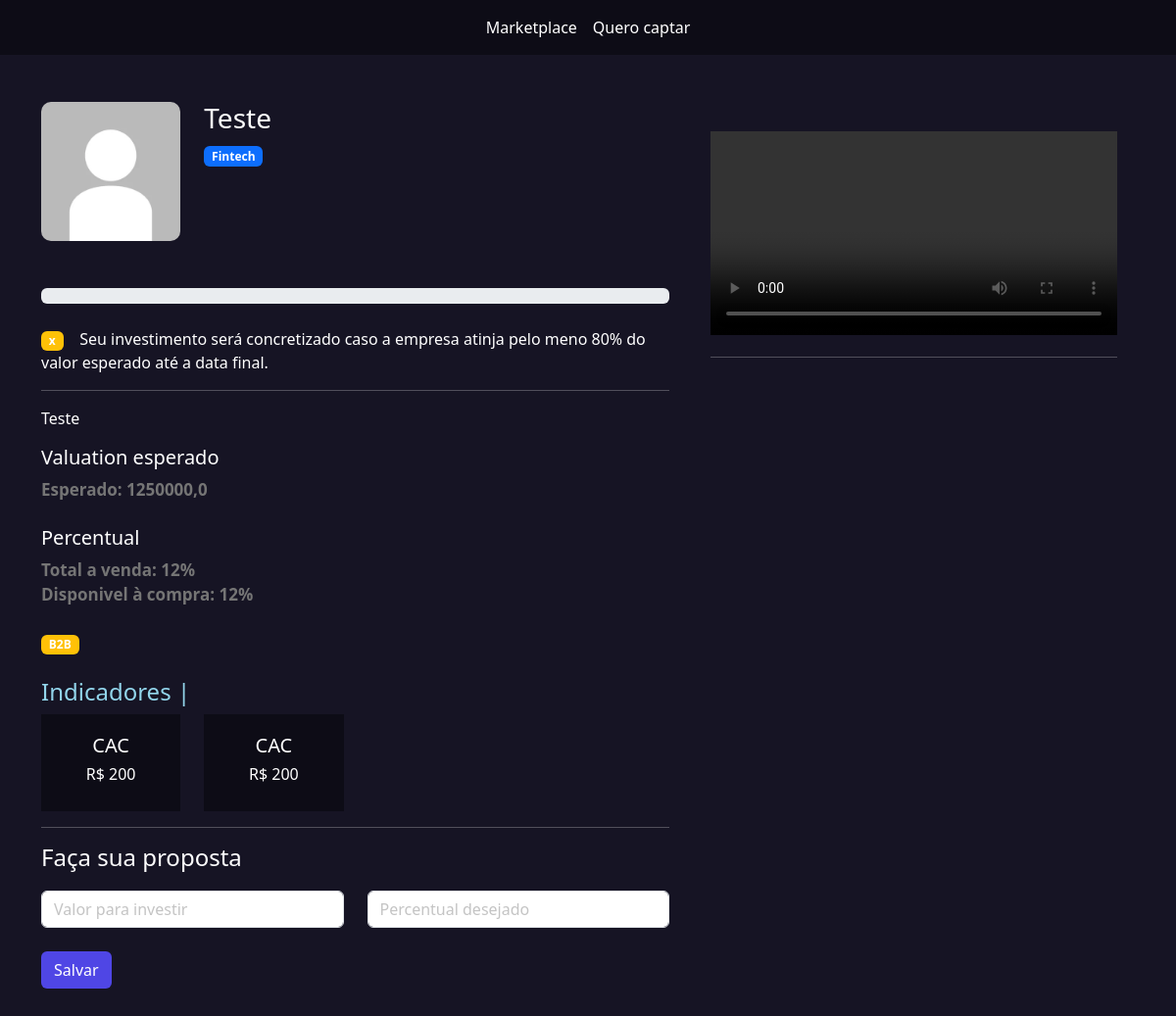
The app's page /investidores/ver_empresa/1/ with its own data.
### empresarios/models.py (models this page shows, shortened)
class Empresas(models.Model):
    tempo_existencia_choices = (
        ('-6', 'Menos de 6 meses'),
        ('+6', 'Mais de 6 meses'),
        ('+1', 'Mais de 1 ano'),
        ('+5', 'Mais de 5 anos')
    )
    estagio_choices = (
        ('I', 'Tenho apenas uma idea'),
        ('MVP', 'Possuo um MVP'),
        ('MVPP', 'Possuo um MVP com clientes pagantes'),
        ('E', 'Empresa pronta para escalar'),
    )
    area_choices = (
        ('ED', 'Ed-tech'),
        ('FT', 'Fintech'),
        ('AT', 'Agrotech'),
    )
    user = models.ForeignKey(User, on_delete=models.DO_NOTHING)
    nome = models.CharField(max_length=50)
    cnpj = models.CharField(max_length=30)
    site = models.URLField()
    tempo_existencia = models.CharField(max_length=2, choices=tempo_existencia_choices, default='-6')
    descricao = models.TextField()
    data_final_captacao = models.DateField()
    percentual_equity = models.IntegerField() # Percentual esperado
    estagio = models.CharField(max_length=4, choices=estagio_choices, default='I')
    area = models.CharField(max_length=3, choices=area_choices)
    publico_alvo = models.CharField(max_length=3)
    valor = models.DecimalField(max_digits=9, decimal_places=2) # Valor total a ser vendido
    pitch = models.FileField(upload_to='pitchs')
    logo = models.FileField(upload_to='logo')
    @property
    def valuation(self):
        return float(f'{(100 * self.valor)/self.percentual_equity:.2f}')

### investidores/views.py (the view)
# urls.py: path('ver_empresa/<int:id>/', views.ver_empresa, name="ver_empresa"),
def ver_empresa(request, id):
    empresa = Empresas.objects.get(id=id)
    documentos = Documento.objects.filter(empresa=empresa)
    proposta_investimentos = PropostaInvestimento.objects.filter(empresa=empresa).filter(status='PA')
    percentual_vendido = 0
    for pi in proposta_investimentos:
        percentual_vendido = percentual_vendido + pi.percentual
    limiar = (80 * empresa.percentual_equity) / 100
    concretizado = False
    if percentual_vendido >= limiar:
        concretizado = True
    percentual_disponivel = empresa.percentual_equity - percentual_vendido
    return render(request, 'ver_empresa.html', {'empresa':empresa, 'documentos':documentos, 'percentual_vendido': int(percentual_vendido), 'concretizado':concretizado, 'percentual_disponivel':percentual_disponivel})

### investidores/templates/ver_empresa.html (shortened to what this page needs)
{% extends "base.html" %}
{% load static %}
{% block 'head' %}
	<link rel="stylesheet" href="{% static 'empresarios/css/listar_empresas.css' %}">
	<link rel="stylesheet" href="{% static 'empresarios/css/empresa.css' %}">
	<link rel="stylesheet" href="{% static 'usuarios/css/usuarios.css' %}">
{% endblock 'head' %}
{% block 'body' %}
    {% include "partials/barra_navegacao.html" %}
    <br><br>
    <div class="container">
        <div class="row">
            <div class="col-md-7">
                <div class="row">
                    <div class="col-md-3">
                        <img src="{{empresa.logo.url}}" class="foto-empresa" alt="">
                    </div>
                    <div class="col-md">
                        <h3>{{empresa.nome}}</h3>
                        <span class="badge bg-primary">{{empresa.get_area_display}}</span>
                    </div>
                </div>
                <br><br>
                <div class="progress" wtyle="80%">
                </div>
                <br>
                {% if concretizado %}
                    <span class="badge bg-success">V</span><span>&nbsp &nbsp A empresa já atingiu 80% do percentual captado, portanto seu investimento será concretizado.</span>
                {% else %}
                    <span class="badge bg-warning">x</span><span>&nbsp &nbsp Seu investimento será concretizado caso a empresa atinja pelo meno 80% do valor esperado até a data final.</span>
                {% endif %}
                <hr>
                <p>{{empresa.descricao}}</p>
                <div class="col-md">
                    <h5>Valuation esperado</h5>
                    <span class="sub-fonte">Esperado: {{empresa.valuation}}</span>
                    <br>
                    <br>
                    <h5>Percentual</h5>
                    <span class="sub-fonte">Total a venda: {{empresa.percentual_equity}}%</span>
                    <br>
                    <span class="sub-fonte">Disponivel à compra: {{percentual_disponivel}}%</span>
                </div>
                <br>
                <span class="badge bg-warning">{{empresa.publico_alvo}}</span>
                <br><br>
                <h4 style="color: #92D5EB">Indicadores |</h4>
                <div class="row">
                    <div class="col-md-3" >
                        <div class="dark-color" style="padding: 20px; text-align: center;">
                            <h5>CAC</h5>
                            <h6>R$ 200</h6>
                        </div>
                    </div>
                    <div class="col-md-3" >
                        <div class="dark-color" style="padding: 20px; text-align: center;">
                            <h5>CAC</h5>
                            <h6>R$ 200</h6>
                        </div>
                    </div>
                </div>
                <hr>
                <div class="row">
                    <h4>Faça sua proposta</h4>
                    <br><br>
                    <div class="col-md">
                        <form action="{% url "realizar_proposta" empresa.id %}" method="POST"> {% csrf_token %}
                            <input type="number" name="valor" class="form-control" placeholder="Valor para investir">
                            <br>
                            <input type="submit" class="btn btn-indigo-normal" value="Salvar">
                    </div>
                    <div class="col-md">
                            <input type="number" name="percentual" class="form-control" placeholder="Percentual desejado">
                    </div>
                </div>
            </div>
            <div class="col-md-5 intereses-investimentos">
                <video name='demo' controls autoplay width='100%'>
                    <source src="{{empresa.pitch.url}}" type="video/mp4"></source>
                </video>
                <hr>
            </div>
        </div>
    </div>
    <br><br>
{% endblock 'body' %}

### templates/static/geral/css/base.css (style rules this page uses)
:root { --main-color: #161424; --dark-color: #0D0C16; --contrast-color: #4F46E5; }
body { color: white !important; background-color: var(--main-color) !important; }
.dark-color { background-color: var(--dark-color); color: white !important; }

### templates/static/empresarios/css/empresa.css (style rules this page uses)
.intereses-investimentos { min-height: 80vh; padding: 30px }
.foto-empresa { width: 100%; border-radius: 10px; }
.sub-fonte { color:rgb(117, 117, 117); font-size: 17px; font-weight: bold; }

### templates/static/usuarios/css/usuarios.css (style rules this page uses)
.btn-indigo-normal { background-color: var(--contrast-color); color: white; }

### records on screen
Empresas: logo (picture), nome "Teste", area "Fintech", descricao "Teste", valuation "1250000,0", percentual_equity "12", publico_alvo "B2B"

### other values on screen
{{ percentual_disponivel }} "12"
